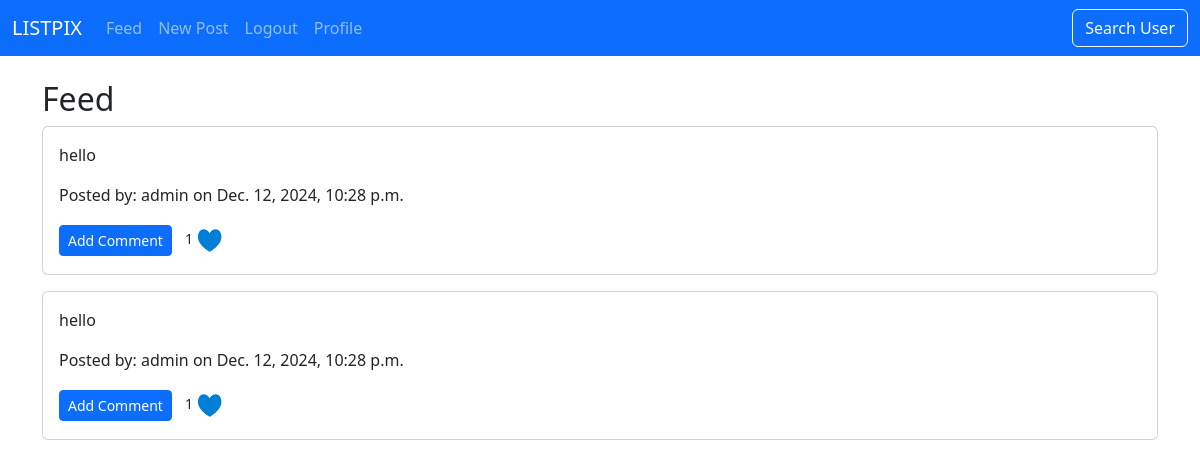
/feed/ (signed in), run on an earlier commit of the app's database.
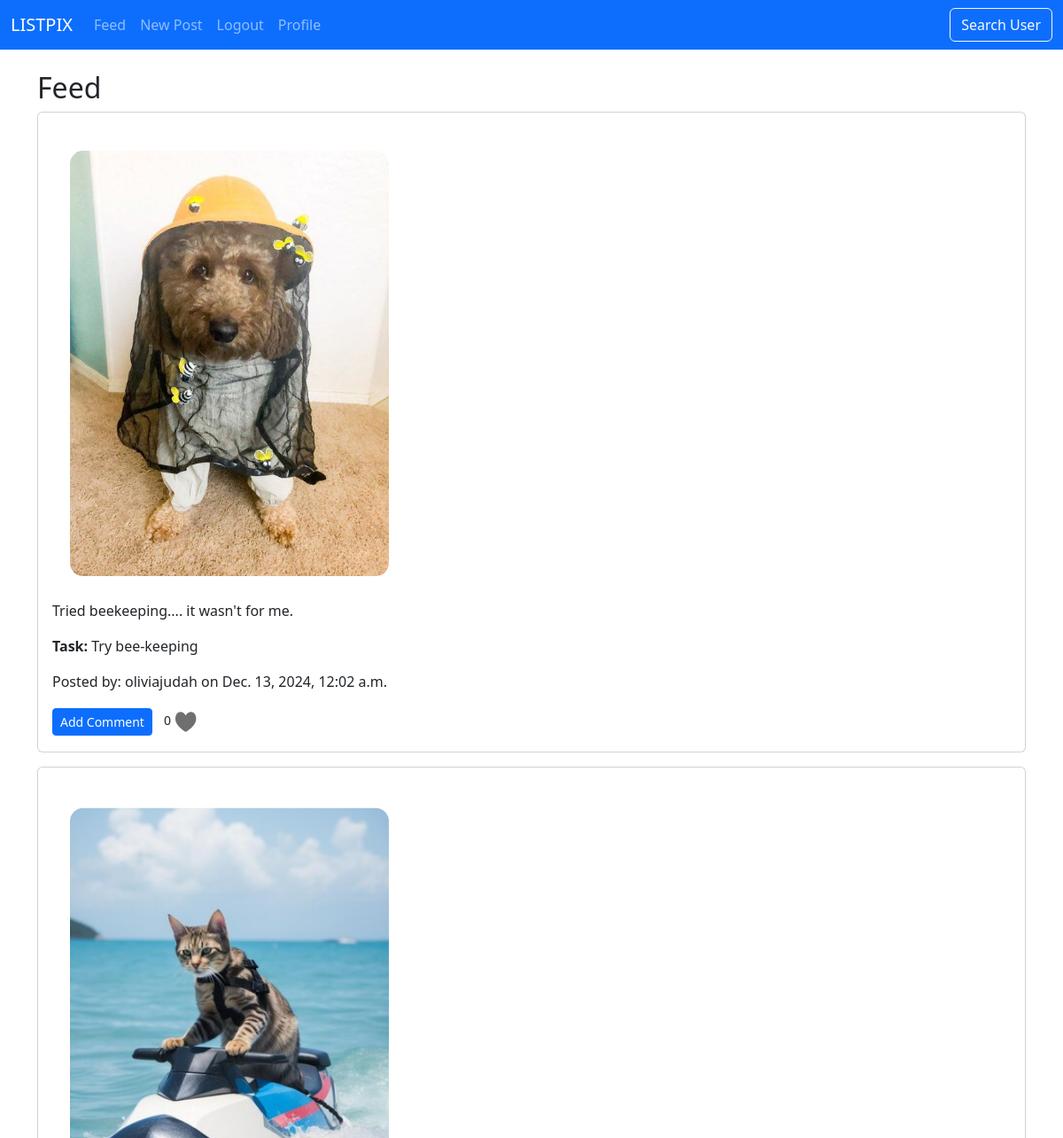
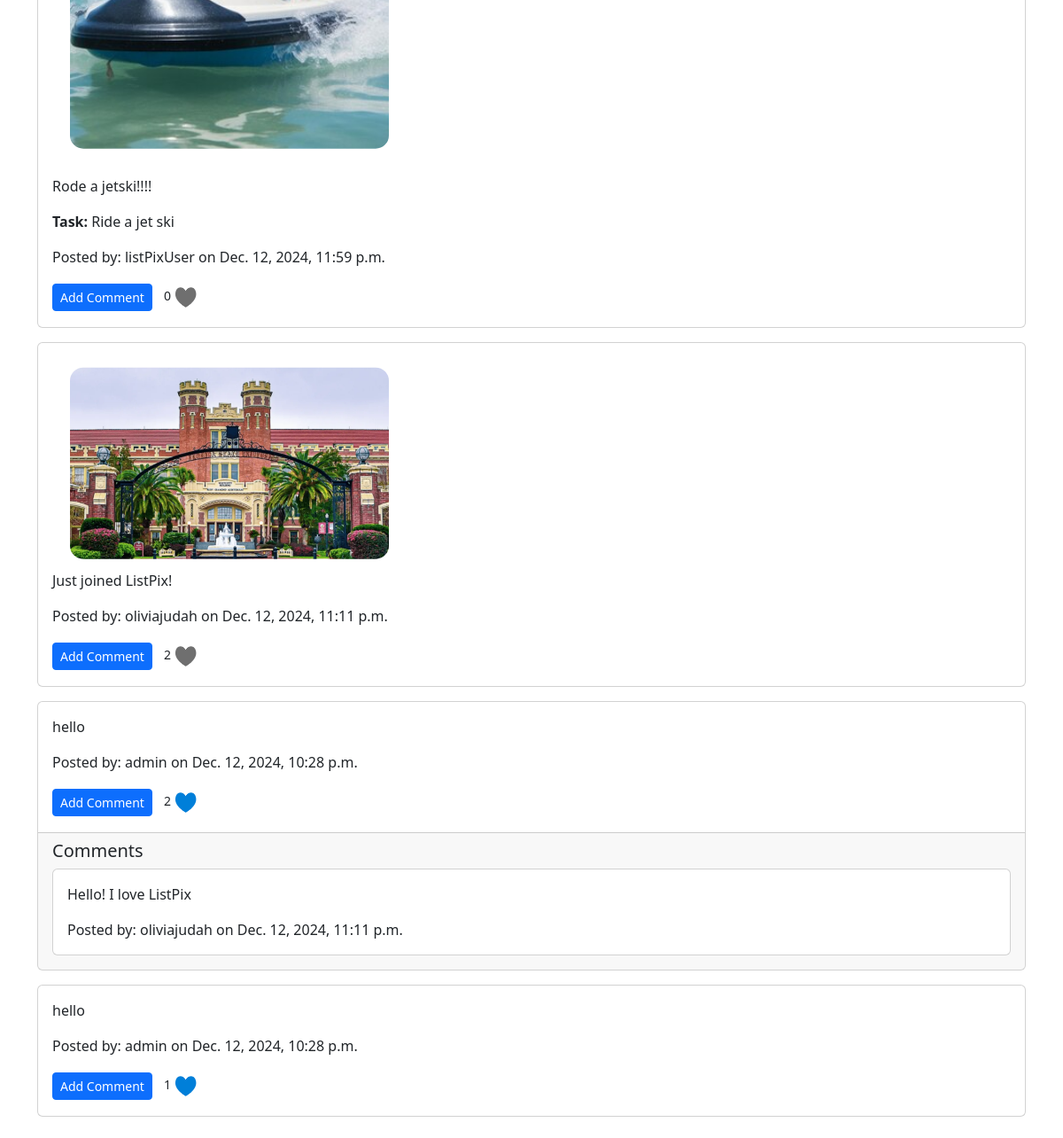
And on a later commit of the database (2 pictures, top to bottom).
### users/models.py (models this page shows, shortened)
class Post(models.Model):
    content = models.CharField(max_length=1000)
    user = models.ForeignKey(User, on_delete=models.CASCADE, related_name='posts')
    image = models.ImageField(null = True, blank = True, upload_to='post_images', height_field=None, width_field=None, max_length=None)
    created_at = models.DateTimeField(auto_now_add=True)
    updated_at = models.DateTimeField(auto_now=True)
    task = models.ForeignKey('BucketListItem', on_delete=models.SET_NULL, null=True, blank=True)

class BucketListItem(models.Model):
    task_name = models.CharField(max_length=255)
    assigned_to = models.ForeignKey(User, on_delete=models.CASCADE, related_name='assigned_by', blank=True, null=True)
    completed = models.BooleanField(default=False)

class Comment(models.Model):
    content = models.TextField()
    user = models.ForeignKey(User, on_delete=models.CASCADE, related_name='comments')
    post = models.ForeignKey('Post', on_delete=models.CASCADE, related_name='comments')
    created_at = models.DateTimeField(auto_now_add=True)
    updated_at = models.DateTimeField(auto_now=True)

### users/views.py (the view)
# urls.py: path('feed/', views.feed, name='feed'),
def feed(request):
    posts = Post.objects.select_related('task', 'user').prefetch_related('comments', 'likes').all().order_by('-created_at')
    if request.user.is_authenticated:
        current_user = request.user
        likes = Like.objects.filter(user=current_user).values_list('post_id', flat=True)
        return render(request, 'users/feed.html', {'posts': posts, 'likes' : likes})
    else:
        return render(request, 'users/guest_feed.html', {'posts': posts})

### users/templates/users/feed.html (shortened to what this page needs)
{% extends 'users/base.html' %}
{% load static %}
{% block content %}
  <h2>Feed</h2>
  {% for post in posts %}
    <div class="card mb-3">
      <div class="card-body">
        {% if post.image %}
        <div class="post-image-container">
          <img src="{{ post.image.url }}" alt="Post Image" style="max-width: 100%; height: auto; width: 400px; clip-path: inset(5% round 15px);">
        </div>
        {% endif %}
        <p class="card-text">{{ post.content }}</p>
        {% if post.task %}
        <p class="card-text"><strong>Task:</strong> {{ post.task.task_name }}</p>
        {% endif %}
        <p class="card-text">Posted by: {{ post.user.username }} on {{ post.created_at }}</p>
        <div class="d-flex justify-content-between">
          <div>
            <a href="{% url 'comment_create' post.pk %}" class="btn btn-primary btn-sm">Add Comment</a>
            {%if request.user.is_authenticated%}
              {% if post.id in likes%}
                <a href="{% url 'like' post.pk %}" class="btn btn-sm"> {{ post.likes.count }} <img src="{% static 'blue-heart.png' %}" class="small-icon2"></a>
              {%else%}
                <a href="{% url 'like' post.pk %}" class="btn btn-sm"> {{ post.likes.count }} <img src="{% static 'grey-heart.png' %}" class="small-icon2"></a>
              {%endif%}
            {%endif%}
          </div>
        </div>
      </div>
      {% if post.comments.exists %}
        <div class="card-footer">
          <h5>Comments</h5>
          {% for comment in post.comments.all %}
            <div class="card mb-2">
              <div class="card-body">
                <p class="card-text">{{ comment.content }}</p>
                <p class="card-text">Posted by: {{ comment.user.username }} on {{ comment.created_at }}</p>
              </div>
            </div>
          {% endfor %}
        </div>
      {% endif %}
    </div>
  {% endfor %}
{% endblock %}

### users/templates/users/base.html (shortened to what this page needs)
{% load bootstrap5 %}
<!DOCTYPE html>
<html lang="en">
  <head>
    {% bootstrap_css %}
    {% load static %}
  </head>
  <body>
    <header>
      <nav class="navbar navbar-expand-lg navbar-dark bg-primary">
        <div class="container-fluid">
          <a class="navbar-brand" href="{% url 'feed' %}">LISTPIX</a>
          <div class="collapse navbar-collapse" id="navbarNav">
            <ul class="navbar-nav">
              {% if user.is_authenticated %}
                <li class="nav-item">
                  <a class="nav-link" href="{% url 'feed' %}">Feed</a>
                </li>
                <li class="nav-item">
                  <a class="nav-link" href="{% url 'post_create' %}">New Post</a>
                </li>
                <li class="nav-item">
                  <a class="nav-link" href="{% url 'logout' %}">Logout</a>
                </li>
                <li class="nav-item">
                  <a class="nav-link" href="{% url 'user_profile' request.user.username %}">Profile</a>
                </li>
              {% endif %}
            </ul>
          </div>
          <form class="d-flex" role="search" action="{% url 'search_users' %}">
            <button class="btn btn-outline-light" type="submit">Search User</button>
          </form>
        </div>
      </nav>
    </header>
    <main class="container my-4">
      {% block content %}
      {% endblock %}
    </main>
  </body>
</html>

### users/templates/users/base.html (style rules this page uses)
.small-icon2 { width: 25px; height: 25px; cursor: pointer; transition: transform 0.3s ease; position: relative; }

What changed in the data, as far as the page shows it:
added Post: image (picture), content "Tried beekeeping.... it wasn't for me.", task.task_name "Try bee-keeping", user.username "oliviajudah", created_at "Dec. 13, 2024, 12:02 a.m.", likes.count "0"
added Post: image (picture), content "Rode a jetski!!!!", task.task_name "Ride a jet ski", user.username "listPixUser", created_at "Dec. 12, 2024, 11:59 p.m.", likes.count "0"
added Post: image (picture), content "Just joined ListPix!", user.username "oliviajudah", created_at "Dec. 12, 2024, 11:11 p.m.", likes.count "2"
shown differently, row unchanged: Post (number 4 of 5 on the later page): likes.count "1" → "2"; now shows "Comments"
added Comment: content "Hello! I love ListPix", user.username "oliviajudah", created_at "Dec. 12, 2024, 11:11 p.m.", shown under Post (number 4 of 5 on the later page)
